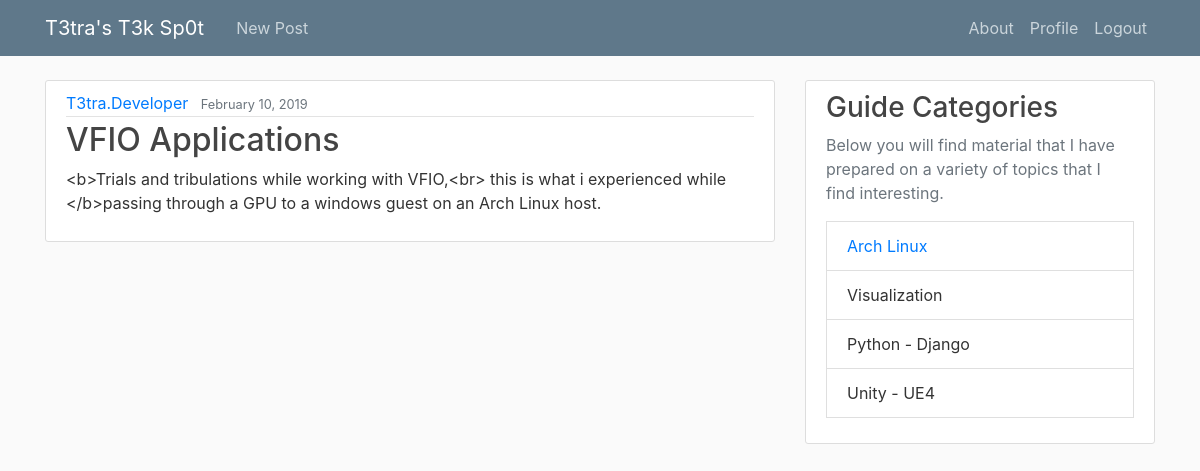
The page /post/1 (signed in) on the database its author committed.
### blog/models.py (models this page shows, shortened)
class Post(models.Model):
	title = models.CharField(max_length=100)
	description = models.CharField(max_length=750)
	content = MarkupField(default_markup_type='html')
	date_posted = models.DateTimeField(default=timezone.now)
	author = models.ForeignKey(User, on_delete=models.CASCADE)

### blog/views.py (the view)
# urls.py: path('post/<int:pk>', PostDetailView.as_view(), name='post-detail'),
class PostDetailView(DetailView):
    model = Post

### blog/templates/blog/post_detail.html (shortened to what this page needs)
{% extends "blog/base.html" %}
{% block content %}
        <article class="media content-section">
            <div class="media-body">
            <div class="article-metadata">
              <a class="mr-2" href="{% url 'user-post' object.author.username %}">{{ object.author }}</a>
              <small class="text-muted">{{ object.date_posted|date:"F d, Y" }}</small>
            </div>
            <h2 class="article-title">{{ object.title }}</h2>
            <p class="article-content">{{ object.content }}</p>
          </div>
        </article>
{% endblock content %}

### blog/static/blog/main.css (style rules this page uses)
body { background: #fafafa; color: #333333; margin-top: 5rem; }
h1, h2, h3, h4, h5, h6 { color: #444444; }
.content-section { background: #ffffff; padding: 10px 20px; border: 1px solid #dddddd; border-radius: 3px; margin-bottom: 20px; }
.article-title { color: #444444; }
.article-content { white-space: pre-line; }
.article-metadata { padding-bottom: 1px; margin-bottom: 4px; border-bottom: 1px solid #e3e3e3 }

### rows shown on the page
Post: author "T3tra.Developer", date_posted "February 10, 2019", title "VFIO Applications", content "<b>Trials and tribulations while working with VFIO,<br> this is what i experienced while </b>passing through a GPU to a windows guest on an Arch Linux host."
